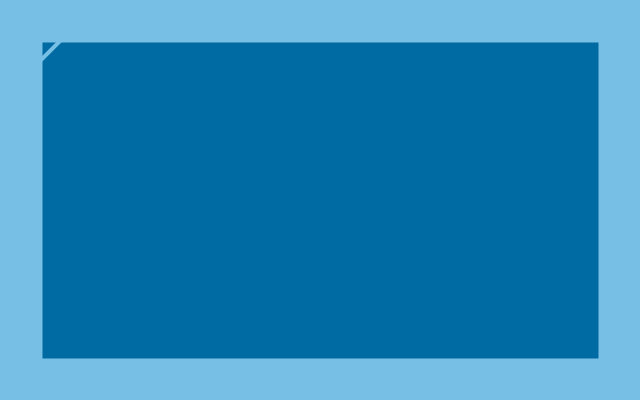
Frame 1 (no input)
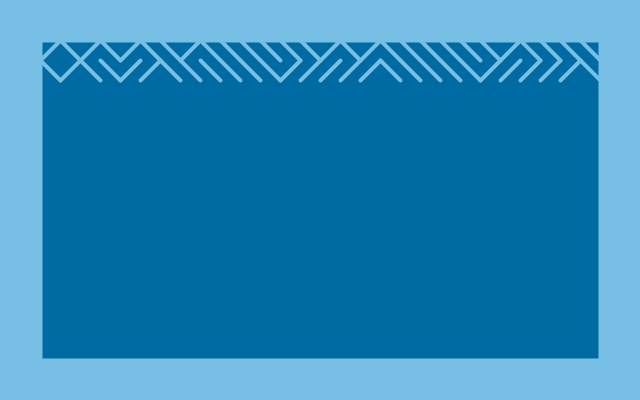
Frame 60 (the mouse pressed at the canvas centre just before this capture)
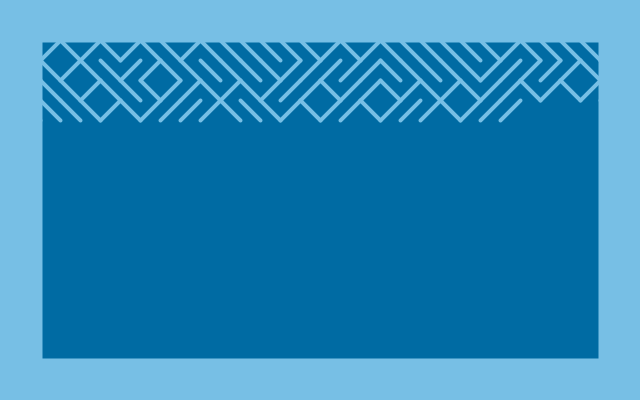
Frame 120 (the mouse held since frame 60 and released just before this capture)

The Processing sketch that drew these frames (run headless with seeded random() and noise(); from frame 60 on, the mouse is pressed at the canvas centre):

// Processing sketch: hyphena
// ── hyphena.pde
// Processing requires that its files do not start with a number and are
// titled after the folder they're contained in. It's a weird file name.

void setup()
{
    // Visual Settings (I am not counting this in the character total)
    surface.setTitle("GolfBot - 10 PRINT");
    size(640,400);
    background(#77bfe5);
    fill(#006ba3);
    stroke(#77bfe5);
    strokeWeight(4);
    rect(40, 40, width - 80, height - 80);
}

// Start Position Variables ( 0/256)
int posX=40;             //  12
int posY=40;             //  12
// End Position Variables   (24/256);

void draw()
{
    // Start 10 PRINT                             ( 24/256)
    float r=random(1);                         //   18
	if(r<.5)line(posX,posY,posX+20,posY+20);   //   40
    else line(posX,posY+20,posX+20,posY);      //   37
	posX+=20;                                  //    9
	if(posX>=width){posY+=20;posX=0;}          //   33
    if(posY>height)noLoop();                   //   24
    // End 10 PRINT                               (185/256);
}
